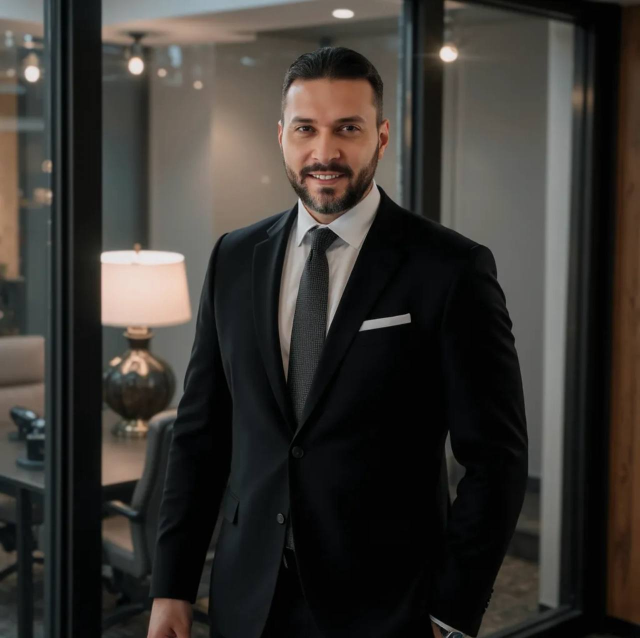
#> input picture profile-photo.jpg, 1280 x 1276 px, found by its file name (shown at 1/2 size)
$ python make_editorial_poster_linkedin.py
#> lines starting #> are read from the running program, lines starting #| are printed output that depends on the picture; after the words box and inside, x2 and y2 are one past the last pixel; in counts of white or black regions, pixels touching at a corner belong together
from pathlib import Path
from PIL import Image, ImageDraw, ImageFont, ImageFilter, ImageOps

W, H = 1080, 1350
BG = '#F4F7FB'
CARD = '#FFFFFF'
TEXT = '#0F172A'
MUTED = '#475569'
ACCENT = '#0A66C2'
ACCENT_LIGHT = '#DCEBFA'
LINE = '#E2E8F0'

ROOT = Path('/root/.openclaw/workspace')
SRC = ROOT / 'profile-photo.jpg'
OUT = ROOT / 'artifacts' / 'ahmed-linkedin-poster-v2.png'
OUT.parent.mkdir(parents=True, exist_ok=True)

quote = (
    'AI is not a side project. It is becoming the operating layer for how modern '
    'companies decide, execute, and scale.'
)
quote2 = 'The leaders who learn to work with it now will build an unfair advantage.'

font_regular = '/usr/share/fonts/truetype/liberation2/LiberationSans-Regular.ttf'
font_bold = '/usr/share/fonts/truetype/liberation2/LiberationSans-Bold.ttf'
font_black = font_bold

f_kicker = ImageFont.truetype(font_bold, 22)
f_name = ImageFont.truetype(font_bold, 28)
f_role = ImageFont.truetype(font_regular, 18)
f_quote = ImageFont.truetype(font_regular, 46)
f_quote_bold = ImageFont.truetype(font_black, 46)
f_footer = ImageFont.truetype(font_regular, 17)
f_tag = ImageFont.truetype(font_bold, 16)

img = Image.new('RGB', (W, H), BG)
draw = ImageDraw.Draw(img)

# subtle top gradient feel using bands
for i in range(300):
    alpha = int(35 * (1 - i / 300))
    overlay = Image.new('RGBA', (W, 1), (10, 102, 194, alpha))
    img.paste(Image.alpha_composite(Image.new('RGBA', (W, 1), (244, 247, 251, 255)), overlay).convert('RGB'), (0, i))
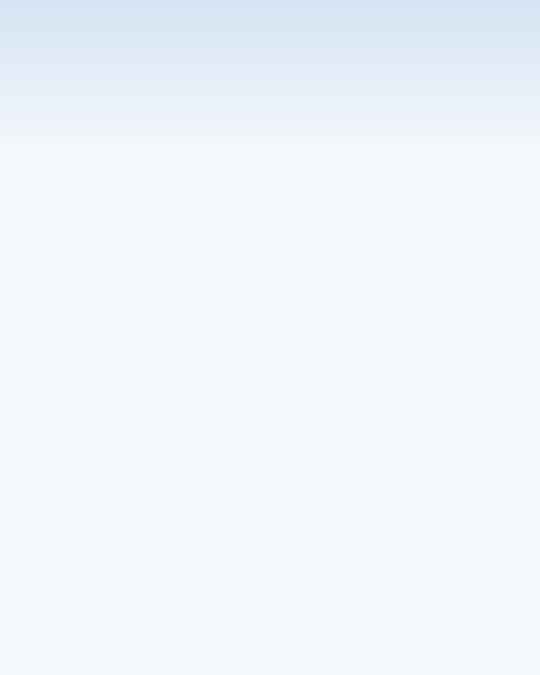
#> img: PIL image 1080x1350 RGB (shown at 1/2 size); mean R, G, B 240.5, 244.8, 250.2

draw.rounded_rectangle((56, 44, 1024, 1306), radius=36, fill=CARD)

# accent strip
accent = Image.new('RGBA', (W, H), (0,0,0,0))
#> accent: PIL image 1080x1350 RGBA; every value is 0
ad = ImageDraw.Draw(accent)
ad.rounded_rectangle((56, 44, 1024, 1306), radius=36, outline=None, fill=(0,0,0,0))
ad.rounded_rectangle((56, 44, 1024, 170), radius=36, fill=ACCENT)
ad.rectangle((56, 120, 1024, 170), fill=ACCENT)
img = Image.alpha_composite(img.convert('RGBA'), accent).convert('RGB')
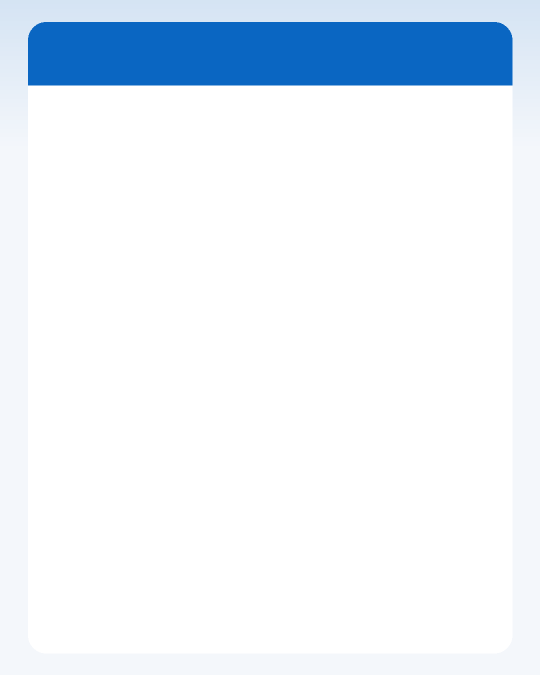
#> img: PIL image 1080x1350 RGB (shown at 1/2 size); mean R, G, B 231.4, 240.1, 248.9
draw = ImageDraw.Draw(img)

# header
ax, ay = 92, 86
draw.rounded_rectangle((ax, ay, ax+160, ay+34), radius=17, fill='white')
draw.text((ax+16, ay+8), 'LINKEDIN POST', font=f_tag, fill=ACCENT)

draw.text((92, 210), 'Ahmed Nasr', font=f_name, fill=TEXT)
draw.text((92, 246), 'Technology Executive • AI Automation', font=f_role, fill=MUTED)

# divider
for x in range(92, 610, 6):
    draw.line((x, 289, min(x+3, 610), 289), fill=LINE, width=2)

# quote block
x0, y0, max_w = 92, 335, 470
segments = [
    ('“AI is not a side project. ', False),
    ('It is becoming the operating layer', True),
    (' for how modern companies decide, execute, and scale. ', False),
    ('The leaders who learn to work with it now will build an unfair advantage.”', True),
]
cur_x, cur_y = x0, y0
line_gap = 12
for text, is_bold in segments:
    font = f_quote_bold if is_bold else f_quote
    words = text.split(' ')
    for i, word in enumerate(words):
        token = word + (' ' if i < len(words)-1 else '')
        bbox = draw.textbbox((0,0), token, font=font)
        tw = bbox[2] - bbox[0]
        th = bbox[3] - bbox[1]
        if cur_x + tw > x0 + max_w:
            cur_x = x0
            cur_y += th + line_gap
        draw.text((cur_x, cur_y), token, font=font, fill=TEXT)
        cur_x += tw
#> after the loop, cur_x = 525; cur_y = 847

# insight box
ibox = (92, 1000, 586, 1185)
draw.rounded_rectangle(ibox, radius=26, fill=ACCENT_LIGHT)
draw.text((118, 1038), 'Why this matters', font=f_kicker, fill=ACCENT)
insight = (
    'Executives who treat AI as a workflow layer, not a side initiative, '\
    'will move faster on decisions, execution, and scale.'
)
small = ImageFont.truetype(font_regular, 28)
ix, iy, mw = 118, 1082, 420
cx, cy = ix, iy
for word in insight.split(' '):
    token = word + ' '
    bbox = draw.textbbox((0,0), token, font=small)
    tw = bbox[2] - bbox[0]
    th = bbox[3] - bbox[1]
    if cx + tw > ix + mw:
        cx = ix
        cy += th + 8
    draw.text((cx, cy), token, font=small, fill=TEXT)
    cx += tw
#> this loop made 20 passes
#> (bbox, tw, th, cy, cx) on passes 7, 12, 17, 20: ((0, 5, 134, 26), 134, 21, 1111, 252), ((0, 5, 140, 30), 140, 25, 1144, 258), ((0, 5, 148, 30), 148, 25, 1177, 266), ((0, 5, 90, 26), 90, 21, 1206, 208)
#> (bbox, tw, th, cx) on passes 1 to 6: ((0, 5, 160, 26), 160, 21, 278), ((0, 5, 67, 26), 67, 21, 345), ((0, 7, 76, 26), 76, 19, 421), ((0, 6, 36, 26), 36, 20, 457), ((0, 11, 41, 26), 41, 15, 498), ((0, 11, 26, 26), 26, 15, 524)
#> after the loop, cx = 208; cy = 1206

# portrait panel on right
panel = (646, 210, 968, 1190)
draw.rounded_rectangle(panel, radius=28, fill='#E8EEF5')

src = Image.open(SRC).convert('RGB')
#> src is the input picture: PIL image 1280x1276 RGB; mean R, G, B 56.6, 53.4, 49.3
sw, sh = src.size
#> sw = 1280; sh = 1276
crop = src.crop((360, 80, 1120, 1180)).resize((322, 980), Image.Resampling.LANCZOS)
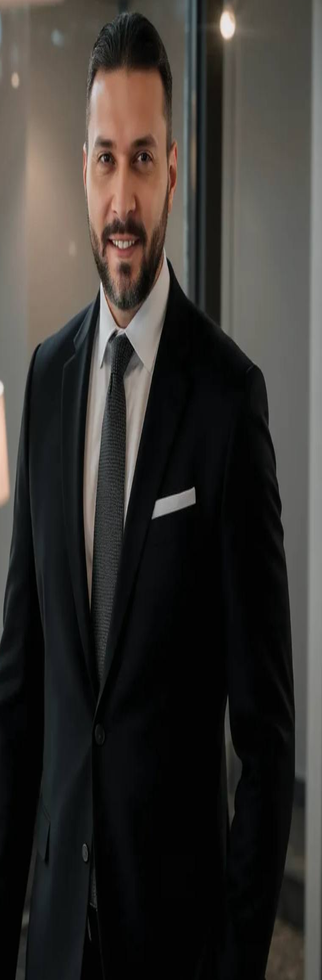
#> crop: PIL image 322x980 RGB; mean R, G, B 54.7, 51.7, 48.4
# professional blue-gray treatment
crop = ImageOps.colorize(ImageOps.grayscale(crop), black='#0F172A', white='#EEF4FB')
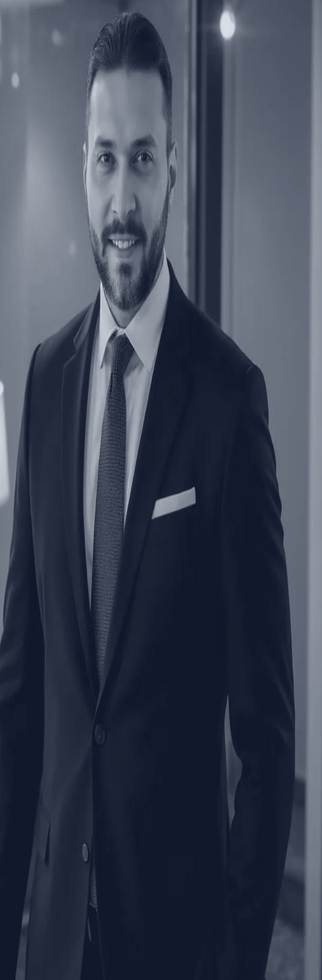
#> crop: PIL image 322x980 RGB; mean R, G, B 60.1, 67.8, 84.3
# brighten face gently
crop = Image.blend(crop, Image.new('RGB', crop.size, '#DCEBFA'), 0.10)
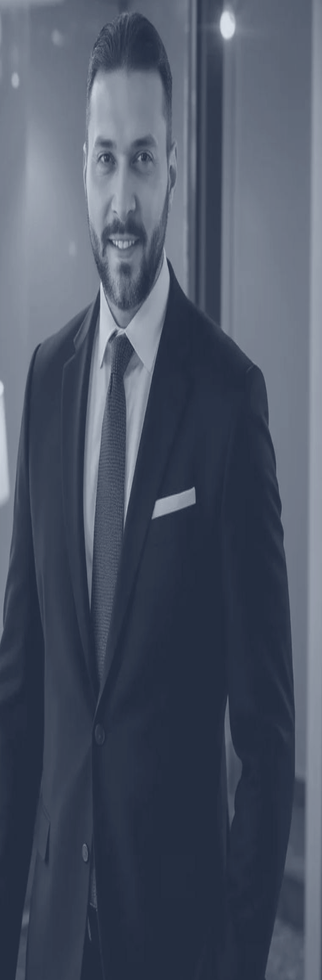
#> crop: PIL image 322x980 RGB; mean R, G, B 75.7, 84.1, 100.4

# rounded mask
mask = Image.new('L', crop.size, 0)
#> mask: PIL image 322x980 L; every value is 0
ImageDraw.Draw(mask).rounded_rectangle((0,0,crop.size[0], crop.size[1]), radius=28, fill=255)
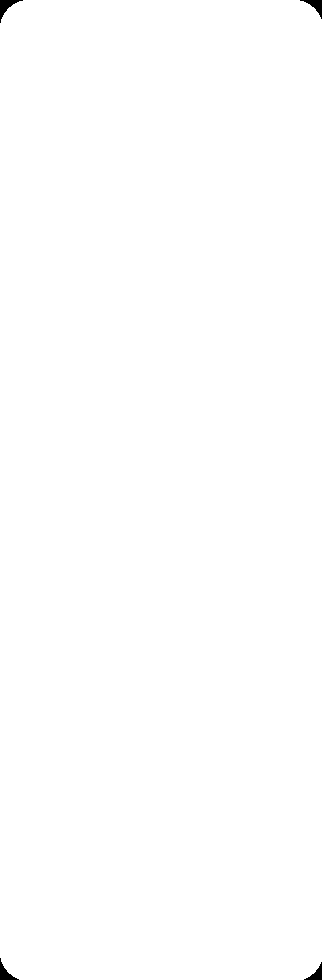
#> mask: PIL image 322x980 L; 99.8% white; 4 black regions, box (x1, y1, x2, y2) and area: (0, 0, 23, 23) 174, (300, 0, 322, 19) 151, (0, 958, 19, 980) 151, (304, 962, 322, 980) 129
img.paste(crop, (646, 210), mask)
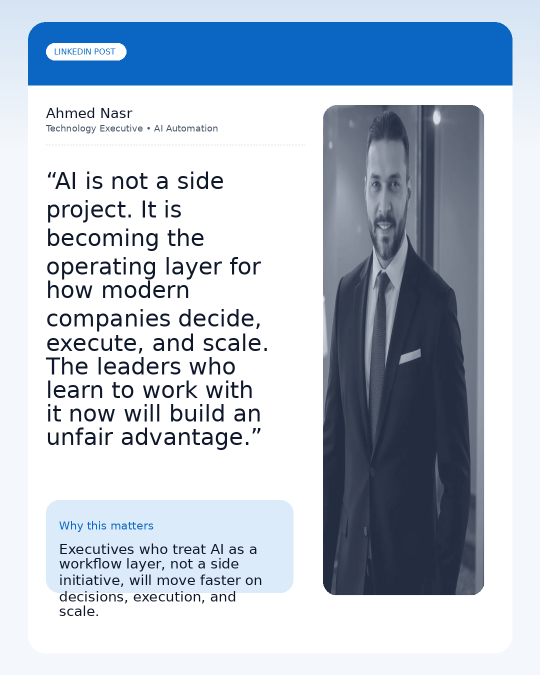
#> img: PIL image 1080x1350 RGB (shown at 1/2 size); mean R, G, B 183.3, 194.7, 208.3

draw = ImageDraw.Draw(img)

# subtle footer accent and linkedin mark
for x in range(92, 968, 8):
    draw.line((x, 1248, min(x+4, 968), 1248), fill=LINE, width=2)

for i in range(3):
    draw.rounded_rectangle((904 + i*18, 88, 916 + i*18, 100), radius=6, fill='white')

img.save(OUT, quality=95)
print(OUT)
